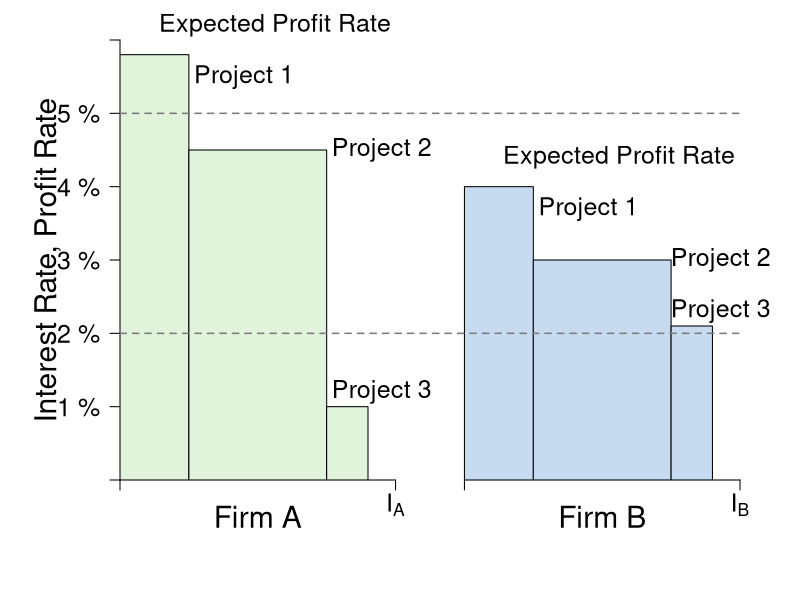

Reproduce this figure in R.
#' Graph Designer: Scott Cohn
#' Authors: Bowles and Halliday
#' Title: Coordination, Conflict and Competition: A Text in Microeconomics


# CHANGE COLOR AND TRANSPARENCY OF RECT

require(shape)
pdf(file = "credit/credit_macro_int_A.pdf", width = 9, height = 7)

#Set parameters for graphics
pointsize <- 1.8
axislabelsize <- 1.8
labelsize <- 1.5
namesize <- 1.8
annotatesize <- 1.5
graphlinewidth <- 2
segmentlinewidth <- 1.5

COL <- c("#7fc97f", "#beaed4", "#fdc086", "#ffff99", "#386cb0", "#f0027f", "#bf5b17", "#666666")
COLA <- c("#e0f3db", "#99d8c9","#66c2a4","#41ae76", "#238b45", "#005824")
COLB <- c("#c6dbef", "#4eb3d3", "#2b8cbe", "#0868ac","#084081")
COLC <- c("#fcfbfd", "#efedf5", "#dadaeb", "#bcbddc", "#9e9ac8", "#807dba", "#6a51a3", "#54278f", "#3f007d")
grays <- gray.colors(25, start = 1, end = 0)

par(mar =  c(6, 6, 2, 3))

xlims <- c(0, 45)
ylims <- c(0, 30)

npts <- 501 
x <- seq(xlims[1], xlims[2], length.out = npts)
y <- seq(ylims[1], ylims[2], length.out = npts) 
a <- c(46.08, 55, 64)
b <- c(46.08, 55, 64)

plot(0, 0, xlim = xlims, ylim = ylims, type = "n",
     xlab = expression(paste("")),
     ylab = expression(paste("")), 
     xaxt = "n", 
     yaxt = "n", 
     cex.lab = axislabelsize, 
     bty = "n",
     xaxs = "i", 
     yaxs = "i")

# ticksy <- seq(from = 0, to = ylims[2], by = 2)
# ylabels <- seq(from = 0, to = ylims[2], by = 2)
# ticksx <- seq(from = 0, to = xlims[2], by = 2)
# xlabels <- seq(from = 0, to = xlims[2], by = 2)
ticksy <- c(0, 5, 10, 15, 20, 25, ylims[2])
ylabels <- c(NA, expression(paste("1 %")), expression(paste("2 %")), expression(paste("3 %")), expression(paste("4 %")), expression(paste("5 %")), NA)
ticksx <- c(0, xlims[2])
ticksx2 <- c(0, 20)
ticksx3 <- c(25, 45)
xlabels1 <- c(NA, expression(paste(I[A])))
xlabels2 <- c(NA, expression(paste(I[B])))

axis(1, at = ticksx2, pos = 0, labels = xlabels1, cex.axis = labelsize)
axis(1, at = ticksx3, pos = 0, labels = xlabels2, cex.axis = labelsize)
axis(2, at = ticksy, pos = 0, labels = ylabels, las = 1, cex.axis = labelsize)

npts <- 500 
xx1 <- seq(xlims[1], xlims[2], length.out = npts)

text(-5.25, 0.5*(ylims[2] + ylims[1]), expression(paste("Interest Rate, Profit Rate")), xpd = TRUE, cex = axislabelsize, srt = 90) 
text(0.5*(xlims[2]) - 12.5, -2.5, expression(paste("Firm A")), xpd = TRUE, cex = axislabelsize) 
text(0.5*(xlims[2]) + 12.5, -2.5, expression(paste("Firm B")), xpd = TRUE, cex = axislabelsize) 


# I_A RECT
rect(0, 0, 5, 29,
     col=COLA[1], border=TRUE, lty=1)

rect(5, 0, 15, 22.5,
     col=COLA[1], border=TRUE, lty=1)

rect(15, 0, 18, 5,
     col=COLA[1], border=TRUE, lty=1)

# I_B RECT
rect(25, 0, 30, 20,
     col=COLB[1], border=TRUE, lty=1)

rect(30, 0, 40, 15,
     col=COLB[1], border=TRUE, lty=1)

rect(40, 0, 43, 10.5,
     col=COLB[1], border=TRUE, lty=1)


# Segments
segments(0, 10, xlims[2], 10, col = grays[20], lty = 2, lwd = segmentlinewidth)
segments(0, 25, xlims[2], 25, col = grays[20], lty = 2, lwd = segmentlinewidth)

# Labels --- Fig A

text(11.25, 31, expression(paste("Expected Profit Rate")), cex = labelsize, xpd = TRUE)
text(9, 27.5, expression(paste("Project 1")), cex = labelsize, xpd = TRUE)
text(19, 22.5, expression(paste("Project 2")), cex = labelsize)
text(19, 6, expression(paste("Project 3")), cex = labelsize)

# Labels --- Fig B

text(36.22, 22, expression(paste("Expected Profit Rate")), cex = labelsize)
text(34, 18.5, expression(paste("Project 1")), cex = labelsize, xpd = TRUE)
text(43.6, 15, expression(paste("Project 2")), cex = labelsize, xpd = TRUE)
text(43.6, 11.5, expression(paste("Project 3")), cex = labelsize, xpd = TRUE)


dev.off()
